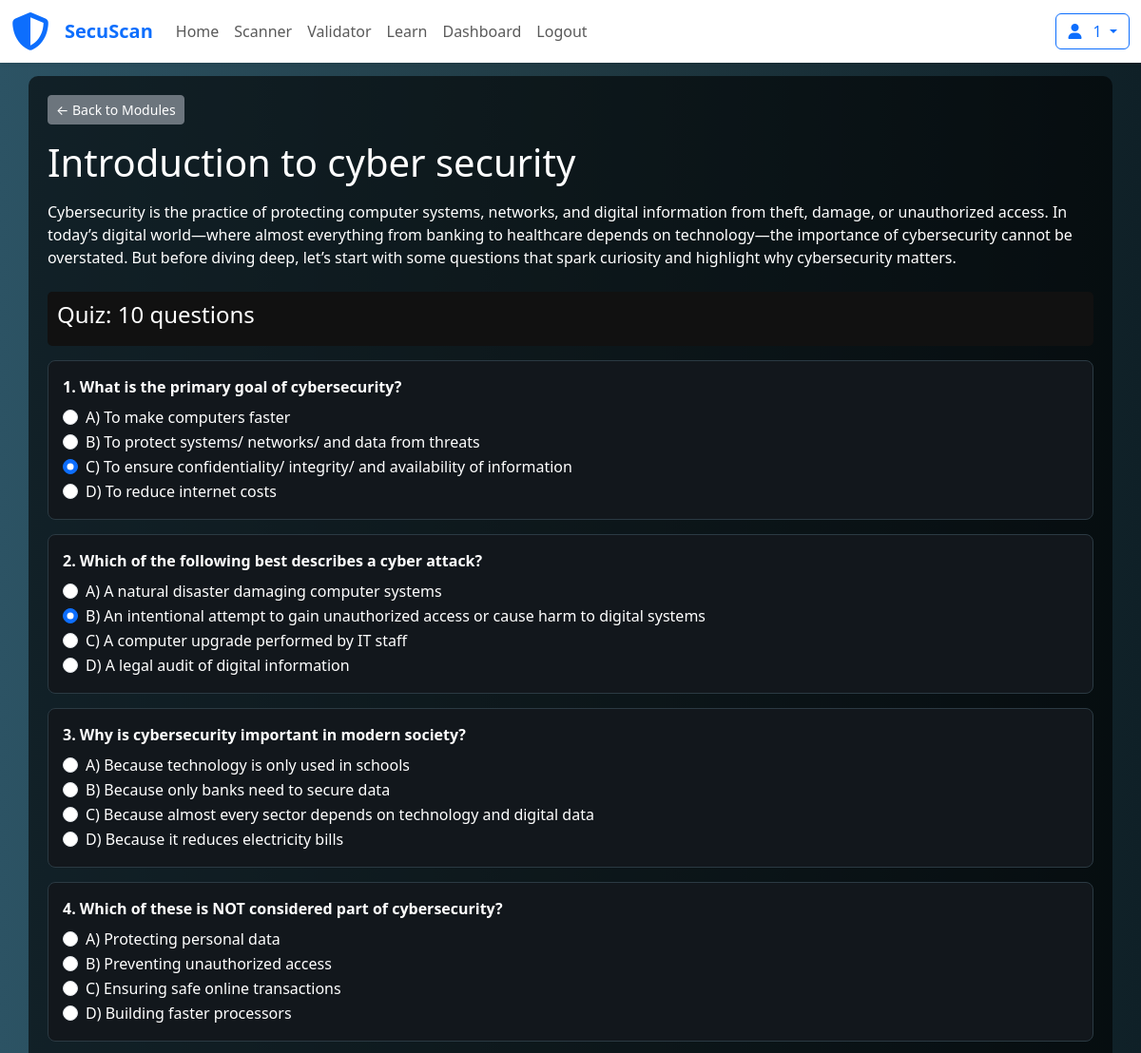
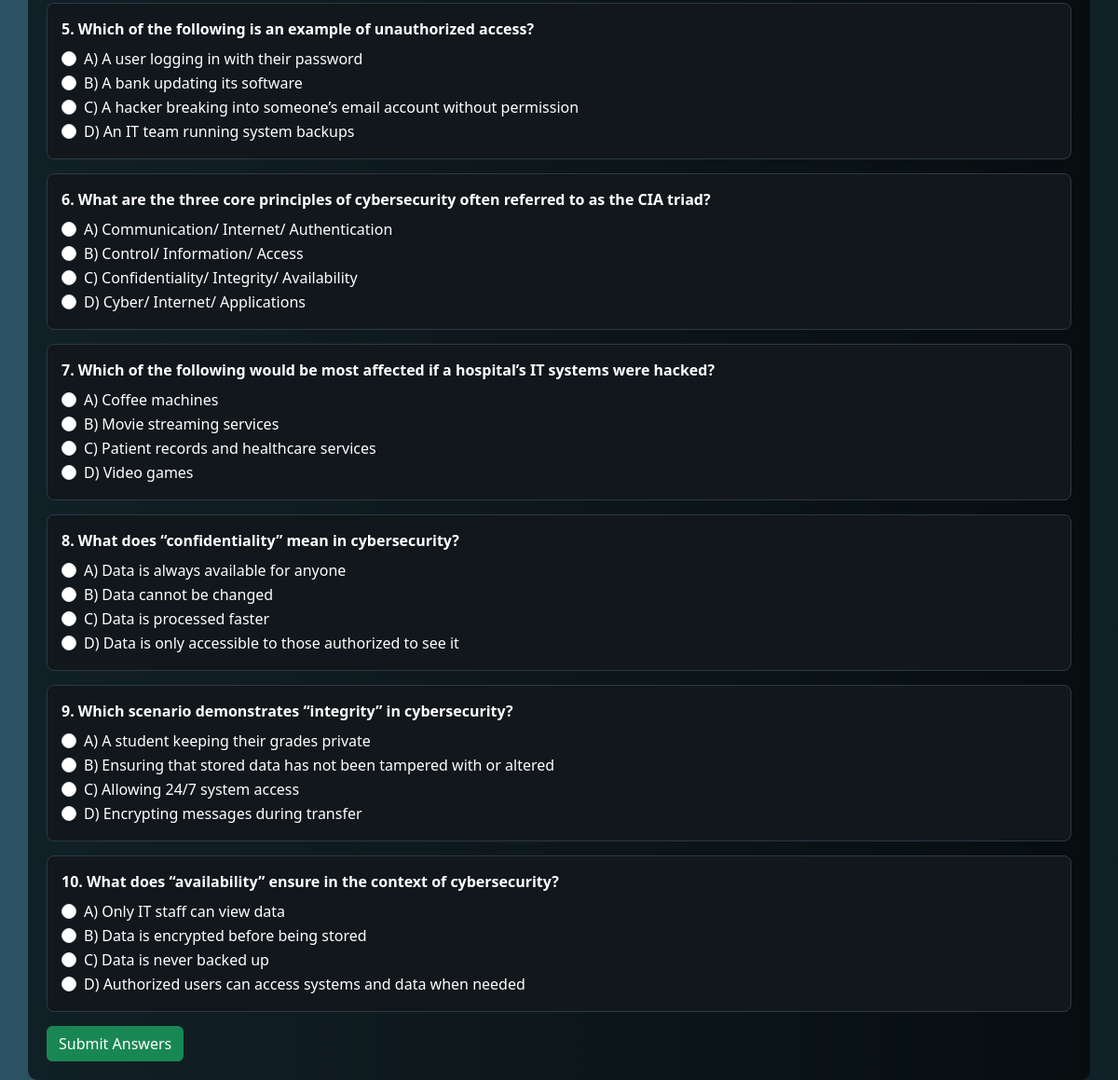
The page /modules/intro.php?lesson_id=3 (signed in) on the database its author committed (2 pictures, top to bottom).
### tables this page shows
CREATE TABLE `lessons` (
  `lesson_id` int(11) NOT NULL,
  `header` varchar(255) NOT NULL,
  `content` text NOT NULL,
  `created_at` timestamp NOT NULL DEFAULT current_timestamp()
);

CREATE TABLE `questions` (
  `id` int(11) NOT NULL,
  `lesson_id` int(11) NOT NULL,
  `questions` text NOT NULL,
  `answers` text NOT NULL,
  `correct_answer` varchar(255) NOT NULL
);

### modules/intro.php (the view, shortened to what this page needs)
<?php
require_once __DIR__ . '/db.php';
$userId = $_SESSION['username'];
$lessonId = isset($_GET['lesson_id']) ? (int)$_GET['lesson_id'] : 0;
$stmt = $pdo->prepare("SELECT * FROM lessons WHERE lesson_id=?");
$stmt->execute([$lessonId]);
$lesson = $stmt->fetch();
$qStmt = $pdo->prepare("SELECT * FROM questions WHERE lesson_id=? ORDER BY id ASC");
$qStmt->execute([$lessonId]);
$questions = $qStmt->fetchAll();
$total = count($questions);
$score = null;
$submitted = ($_SERVER['REQUEST_METHOD'] === 'POST');
$aStmt = $pdo->prepare("
    SELECT id, answer
    FROM ongoing_lesson
    WHERE user_id = ? AND lesson_id = ?
");
$aStmt->execute([$userId, $lessonId]);
$savedAnswers = $aStmt->fetchAll(PDO::FETCH_KEY_PAIR);
?>
<!DOCTYPE html>
<html lang="en">
<head>
  <link rel="stylesheet" href="../bootstrap/css/bootstrap.min.css">
</head>
<body>
  <?php
include "../navbar.php";
?>
<div class="container">
  <a href="all_module.php" class="btn btn-secondary btn-sm mb-3">← Back to Modules</a>
  <h1 class="mb-3"><?= htmlspecialchars($lesson['header']) ?></h1>
  <div class="mb-4"><?= nl2br(htmlspecialchars($lesson['content'])) ?></div>
  <?php if ($total > 0): ?>
    <div class="score-box">
      <?php if ($submitted): ?>
        <h4>Your Score: <?= (int)$score ?> / <?= (int)$total ?></h4>
      <?php else: ?>
        <h4>Quiz: <?= (int)$total ?> questions</h4>
      <?php endif; ?>
    </div>
    <form method="POST">
      <?php foreach ($questions as $q): ?>
        <?php
          $opts = array_map('trim', explode(',', $q['answers']));
          $inputName = 'q_' . $q['id'];
          if ($submitted && isset($_POST[$inputName])) {
              $userAns = $_POST[$inputName];
          } elseif (isset($savedAnswers[$q['id']])) {
              $userAns = $savedAnswers[$q['id']];
          } else {
              $userAns = null;
          }
        ?>
        <div class="question-card">
          <p class="mb-2"><b><?= htmlspecialchars($q['questions']) ?></b></p>
          <?php foreach ($opts as $opt): ?>
            <div class="form-check">
              <input class="form-check-input" type="radio"
                     name="<?= $inputName ?>"
                     value="<?= htmlspecialchars($opt) ?>"
                     id="<?= $inputName . '_' . md5($opt) ?>"
                     <?= ($userAns === $opt) ? 'checked' : '' ?>>
              <label class="form-check-label" for="<?= $inputName . '_' . md5($opt) ?>">
                <?= htmlspecialchars($opt) ?>
              </label>
            </div>
          <?php endforeach; ?>
        </div>
      <?php endforeach; ?>
      <button type="submit" class="btn btn-success">Submit Answers</button>
    </form>
  <?php else: ?>
    <div class="alert alert-info">No quiz questions for this lesson yet.</div>
  <?php endif; ?>
</div>
</body>
</html>

### modules/intro.php (style rules this page uses)
body { background:#0f2027; background:linear-gradient(to right, #2c5364, #203a43, #0f2027); color:white; }
.container { margin-top:70px; padding:20px; background:rgba(0,0,0,0.6); border-radius:10px; }
.score-box { background:#111; padding:10px; border-radius:5px; margin-bottom:15px; }
.question-card { background:#12171c; border:1px solid #2b3a43; border-radius:8px; padding:15px; margin-bottom:15px; }

### rows shown on the page
lessons: header "Introduction to cyber security", content "Cybersecurity is the practice of protecting computer systems, networks, and digital information from theft, damage, or unauthorized access. In today’s digital world—where almost everything from banking to healthcare depends on technology—the importance of cybersecurity cannot be overstated. But before diving deep, let’s start with some questions that spark curiosity and highlight why cybersecurity matters."
questions: questions "1. What is the primary goal of cybersecurity?", answers "☐ A) To make computers faster", answers "A) To make computers faster", answers "☐ B) To protect systems/ network", answers "B) To protect systems/ networks/ and data from threats", answers "☑ C) To ensure confidentiality/", answers "C) To ensure confidentiality/ integrity/ and availability of information", answers "☐ D) To reduce internet costs", answers "D) To reduce internet costs"
questions: questions "2. Which of the following best describes a cyber attack?", answers "☐ A) A natural disaster damaging", answers "A) A natural disaster damaging computer systems", answers "☑ B) An intentional attempt to g", answers "B) An intentional attempt to gain unauthorized access or cause harm to digital systems", answers "☐ C) A computer upgrade performe", answers "C) A computer upgrade performed by IT staff", answers "☐ D) A legal audit of digital in", answers "D) A legal audit of digital information"
questions: questions "3. Why is cybersecurity important in modern society?", answers "☐ A) Because technology is only", answers "A) Because technology is only used in schools", answers "☐ B) Because only banks need to", answers "B) Because only banks need to secure data", answers "☐ C) Because almost every sector", answers "C) Because almost every sector depends on technology and digital data", answers "☐ D) Because it reduces electric", answers "D) Because it reduces electricity bills"
questions: questions "4. Which of these is NOT considered part of cybersecurity?", answers "☐ A) Protecting personal data", answers "A) Protecting personal data", answers "☐ B) Preventing unauthorized acc", answers "B) Preventing unauthorized access", answers "☐ C) Ensuring safe online transa", answers "C) Ensuring safe online transactions", answers "☐ D) Building faster processors", answers "D) Building faster processors"
questions: questions "5. Which of the following is an example of unauthorized access?", answers "☐ A) A user logging in with thei", answers "A) A user logging in with their password", answers "☐ B) A bank updating its softwar", answers "B) A bank updating its software", answers "☐ C) A hacker breaking into some", answers "C) A hacker breaking into someone’s email account without permission", answers "☐ D) An IT team running system b", answers "D) An IT team running system backups"
questions: questions "6. What are the three core principles of cybersecurity often referred to as the CIA triad?", answers "☐ A) Communication/ Internet/ Au", answers "A) Communication/ Internet/ Authentication", answers "☐ B) Control/ Information/ Acces", answers "B) Control/ Information/ Access", answers "☐ C) Confidentiality/ Integrity/", answers "C) Confidentiality/ Integrity/ Availability", answers "☐ D) Cyber/ Internet/ Applicatio", answers "D) Cyber/ Internet/ Applications"
questions: questions "7. Which of the following would be most affected if a hospital’s IT systems were hacked?", answers "☐ A) Coffee machines", answers "A) Coffee machines", answers "☐ B) Movie streaming services", answers "B) Movie streaming services", answers "☐ C) Patient records and healthc", answers "C) Patient records and healthcare services", answers "☐ D) Video games", answers "D) Video games"
questions: questions "8. What does “confidentiality” mean in cybersecurity?", answers "☐ A) Data is always available fo", answers "A) Data is always available for anyone", answers "☐ B) Data cannot be changed", answers "B) Data cannot be changed", answers "☐ C) Data is processed faster", answers "C) Data is processed faster", answers "☐ D) Data is only accessible to", answers "D) Data is only accessible to those authorized to see it"
questions: questions "9. Which scenario demonstrates “integrity” in cybersecurity?", answers "☐ A) A student keeping their gra", answers "A) A student keeping their grades private", answers "☐ B) Ensuring that stored data h", answers "B) Ensuring that stored data has not been tampered with or altered", answers "☐ C) Allowing 24/7 system access", answers "C) Allowing 24/7 system access", answers "☐ D) Encrypting messages during", answers "D) Encrypting messages during transfer"
questions: questions "10. What does “availability” ensure in the context of cybersecurity?", answers "☐ A) Only IT staff can view data", answers "A) Only IT staff can view data", answers "☐ B) Data is encrypted before be", answers "B) Data is encrypted before being stored", answers "☐ C) Data is never backed up", answers "C) Data is never backed up", answers "☐ D) Authorized users can access", answers "D) Authorized users can access systems and data when needed"

### other values the page prints
$name "Home"
$name "Scanner"
$name "Validator"
$name "Learn"
$name "Dashboard"
$name "Logout"
$_SESSION["username"] "1"
$total "10"
